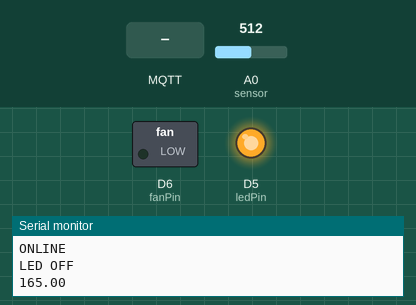
The sketch below on a simulated ESP8266 (NodeMCU). On the bench: switched loads named in the sketch (green lamp = pin HIGH), output pins drawn as LEDs (lit = HIGH), the last lines printed to the serial monitor. The inputs (shaded band) are chosen by the test bench; at power-on: A0 (sensor) = 512. WiFi joins after 1.5 s; servers stay silent unless stated; no MQTT or app messages arrive unless stated.

Above: at 2.7 s.
2.8 s: MQTT message "1" arrives on the first subscribed topic
At 3.3 s:
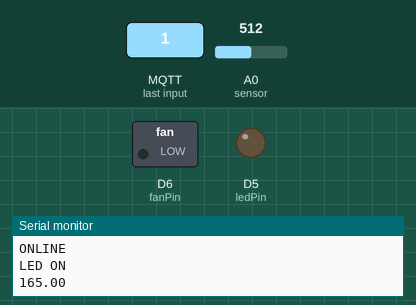
5.9 s: MQTT message "0" arrives on the first subscribed topic
At 6.9 s:
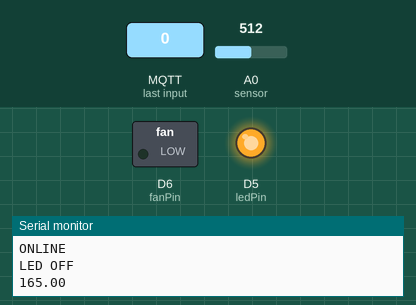
Timing chart, 0 to 8.9 s (numbered marks = the images above; inputs shaded):
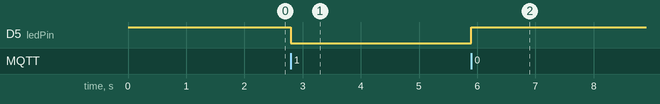

Measured:
- after the input at 2.8 s, D5 (ledPin): HIGH → LOW at once
- after the input at 5.9 s, D5 (ledPin): LOW → HIGH at once

The sketch:

smarthome.ino
```cpp
#include <PubSubClient.h>
#include <ESP8266WiFi.h>
#include <WiFiClientSecure.h>
#include <UniversalTelegramBot.h>

const char* ssid = "ssid_wifi";
const char* password = "password_wifi";
const char* mqtt_server = "ip_public_mqtt";

// Initialize Telegram BOT
#define BOTtoken "telegram_bot_token"

WiFiClient espClient;
PubSubClient client(espClient);

WiFiClientSecure client_bot;
UniversalTelegramBot bot(BOTtoken, client_bot);

int Bot_mtbs = 1000; //mean time between scan message
long Bot_lasttime; //last time messages scan has been done

long lastMsg = 0;
char msg[50];
char msgled[50];
char msgsensor[50];

// lampu
int value = 0;
int ledPin = D5; //
int ledValue;
char ledStat[10] = "ledStatus";
char* SledValue;

// intensitas lampu
//int sensorPin = A0;
//int sensorValue;
//char sensorValueSend[50];

//sensor suhu
int analogVal = 0;
float mVolt = 0;
float celcius = 0;
char sensorValueSend[50];

int fanPin = D6;
int fanValue;


void handleNewMessages(int numNewMessages){
  Serial.println("handleNewMessages");
  Serial.println(String(numNewMessages));

  analogVal = analogRead(A0);
  mVolt = (analogVal / 1024.0) * 3300;
  celcius = mVolt / 10;

  String suhu;
  suhu = String(celcius);
  suhu.toCharArray(sensorValueSend,1000);

  //sensor lampu
  //sensorValue = analogRead(A0);

  for(int i=0; i<numNewMessages; i++){
    String chat_id = String(bot.messages[i].chat_id);
    String text = bot.messages[i].text;

    String from_name = bot.messages[i].from_name;
    if (from_name == "") from_name = "Guest";

    if (text != "/lampu" && text != "hi bot" && text != "/suhu" && text != "/google") {
      String salah = "gak ngerti perintah lo. pilih perintah dibawah ini.\n\n";
      salah += "hi bot : untuk perintah gue";
      bot.sendMessage(chat_id, salah, "Markdown");
    }

    if (text == "/suhu"){
      String keterangan = "Suhu dirumah sekarang " + suhu + " Celcius";
      bot.sendMessage(chat_id, keterangan, "Markdown");
    }

    if (text == "/google") {
      String keyboardJson = "[[\{ \"text\" : \"Go to Google\", \"url\" : \"https://www.google.com\" \} ]]";
      bot.sendMessageWithInlineKeyboard(chat_id, "Choose from one of the following options", "", keyboardJson);
    }

    // sensor lampu
//    if (text == "/lampu"){
//      if (sensorValue > 500){
//        String keterangan = "Hai bos lampu dirumah lagi mati";
//
//        bot.sendMessage(chat_id, keterangan, "Markdown");
//      } else {
//        String keterangan = "Hai jomblo lampu dirumah lagi nyala";
//        bot.sendMessage(chat_id, keterangan, "Markdown");
//      }
//    }

    if (text == "hi bot") {
      String welcome = "Hi , " + from_name + ".\n";
      welcome += "Nama saya jarvis, saya asisten anda .\n\n";
      welcome += "/google : untuk ke google\n";
      welcome += "/suhu : untuk menanyakan status suhu\n";
      welcome += "/lampu : untuk menanyakan status lampu sekarang\n";

      bot.sendMessage(chat_id, welcome, "Markdown");
    }
  }
}

void callback(char* topic, byte* payload, unsigned int length){
  Serial.print("Message arrived[");
  Serial.print(topic);
  Serial.print("] ");

  for (int i = 0; i < length; i++){
    Serial.print((char)payload[i]);
  }
  Serial.println();

  // Switch on the L3 if topic is ledStat and 1 was received as first character
  if ((strcmp (topic, ledStat) == 0) && ((char)payload[0] == '1')) {
    digitalWrite(ledPin, LOW);
    client.publish("ledState", "LED ON");
  }

  // Switch off the L3 if topic is ledStat and 0 was received as first character
  if ((strcmp (topic, ledStat) == 0) && ((char)payload[0] == '0')) {
    digitalWrite(ledPin, HIGH);
    client.publish("ledState", "LED OFF");
  }
}

void checkLed() {
  ledValue = digitalRead(ledPin); // read led pin value
  if (ledValue == 0){
    SledValue = "LED ON";
  } else {
    SledValue = "LED OFF";
  }
}

//sensor lampu
//void sensor(){
//  sensorValue = analogRead(sensorPin);
//
//  String str;
//  str = String(sensorValue);
//  str.toCharArray(sensorValueSend,1000);
//}

// sensor suhu
void sensor(){
  analogVal = analogRead(A0);
  mVolt = (analogVal / 1024.0) * 3300;
  celcius = mVolt / 10;

  String str;
  str = String(celcius);
  str.toCharArray(sensorValueSend,1000);
}


boolean reconnect(){
  //Loop until were reconnected
  while (!client.connected()){
    Serial.print("Attempting MQTT connection...");

    //Attempt to connect

    // edit yoseph

    if (client.connect("ESP8266Client","deviceState",1,false,"OFFLINE")){

      //end yoseph
      Serial.println("connected");
      //once connected, publish an announcement
      checkLed();
      sensor();
      client.publish("sensorStat", sensorValueSend);
      client.publish("ledStatus2", SledValue);
      // ... and subscribe to topic
      client.subscribe("ledStatus");
      client.subscribe("fanStatus");
      client.publish("deviceState", "ONLINE");
      return client.connected();
    } else {
      Serial.print("failed, rc=");
      Serial.print(client.state());
      Serial.println("try again in 5 seconds");
      // Wait 5 seconds before retrying
      delay(5000);
    }
  }
}

void setup() {
  Serial.begin(115200);
  client.setServer(mqtt_server, 1883);
  client.setCallback(callback);
  pinMode(ledPin, OUTPUT);
  pinMode(fanPin, OUTPUT);
  digitalWrite(ledPin, HIGH);

   // Connect to WiFi
  WiFi.begin(ssid, password);
  while (WiFi.status() != WL_CONNECTED) {
    delay(500);
    Serial.print(".");
  }
  Serial.println("");
  Serial.println("WiFi connected");
  Serial.print("IP address: ");
  Serial.println(WiFi.localIP());
}

void loop() {
  if (!client.connected()) {
    reconnect();
  }

  if (millis() > Bot_lasttime + Bot_mtbs){
    int numNewMessages = bot.getUpdates(bot.last_message_received + 1);

    while(numNewMessages){
      Serial.println("got response");
      handleNewMessages(numNewMessages);
      numNewMessages = bot.getUpdates(bot.last_message_received + 1);
    }

    Bot_lasttime = millis();
  }

  client.loop();
  long now = millis();
  if (now - lastMsg > 1000) {
    lastMsg = now;
    ++value;
    snprintf (msg, 75, "ONLINE", value);
    Serial.println(msg);
    client.publish("deviceState", msg);

    snprintf (msgled, 75, SledValue, value);
    Serial.println(msgled);
    client.publish("ledStatus2", msgled);

    snprintf (msgsensor, 75, sensorValueSend, value);
    Serial.println(msgsensor);
    client.publish("sensorStat", msgsensor);
  }
  sensor();
  checkLed();
}
```
